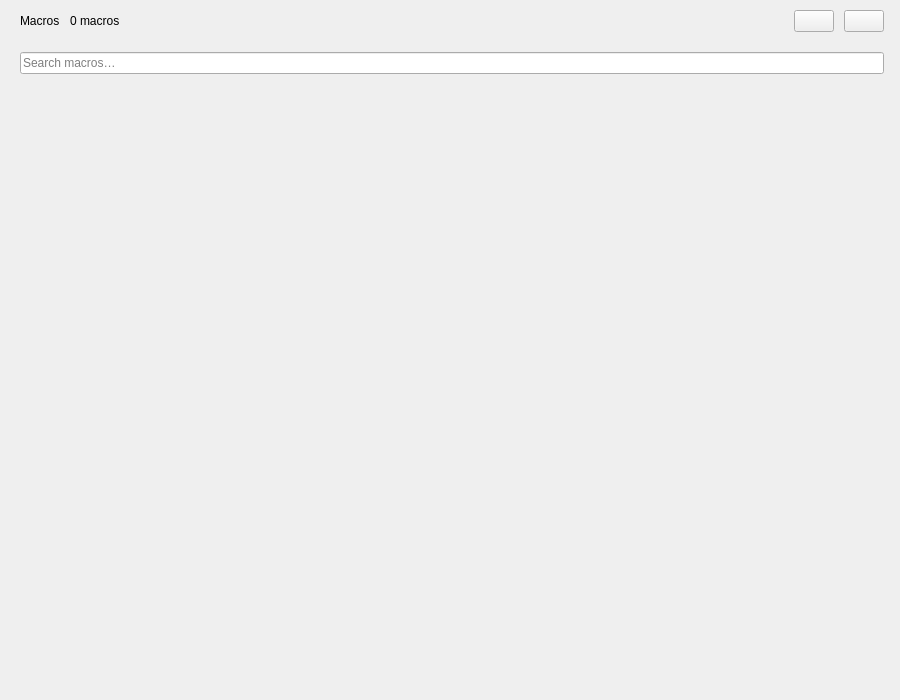
<?xml version="1.0" encoding="UTF-8"?>
<ui version="4.0">
 <class>MacrosWidget</class>
 <widget class="QWidget" name="MacrosWidget">
  <property name="geometry">
   <rect>
    <x>0</x>
    <y>0</y>
    <width>900</width>
    <height>700</height>
   </rect>
  </property>
  <property name="windowTitle">
   <string>Macros</string>
  </property>
  <property name="styleSheet">
   <string notr="true">
/* ── Base ── */
QWidget#MacrosWidget {
    background-color: #0a0a0a;
}

/* ── Topbar ── */
QWidget#topbar {
    background-color: #0a0a0a;
    border-bottom: 1px solid #1a1a1a;
    min-height: 52px;
    max-height: 52px;
}
QLabel#pageTitle {
    color: #f2f2f2;
    font-family: "Syne";
    font-size: 14px;
    font-weight: 600;
    background: transparent;
}
QLabel#toolCount {
    color: #9a9a9a;
    font-family: "Segoe UI";
    font-size: 11px;
    background: transparent;
    padding: 2px 8px;
    border: 1px solid #262626;
    border-radius: 8px;
}
QPushButton#btnRefresh, QPushButton#btnRecordMacro {
    background-color: transparent;
    color: #5c5c5c;
    border: 1px solid #1f1f1f;
    border-radius: 7px;
    min-width: 30px;
    max-width: 30px;
    min-height: 30px;
    max-height: 30px;
    padding: 0px;
}
QPushButton#btnRefresh:hover, QPushButton#btnRecordMacro:hover {
    background-color: #161616;
    color: #f2f2f2;
    border-color: #3a3a3a;
}

/* ── Filter / Search bar ── */
QWidget#filterBar {
    background-color: #0a0a0a;
    border-bottom: 1px solid #161616;
}
QLineEdit#searchInput {
    background-color: #121212;
    color: #f2f2f2;
    font-family: "Segoe UI";
    font-size: 12px;
    border: 1px solid #1f1f1f;
    border-radius: 8px;
    padding: 0px 12px;
    selection-background-color: rgba(255,255,255,0.18);
}
QLineEdit#searchInput:focus {
    border-color: #3a3a3a;
}
/* ── Scroll area ── */
QScrollArea#macrosScroll {
    background-color: #0a0a0a;
    border: none;
}
QScrollArea#macrosScroll > QWidget > QWidget {
    background-color: #0a0a0a;
}
QScrollBar:vertical {
    background: transparent;
    width: 5px;
}
QScrollBar::handle:vertical {
    background: #232323;
    border-radius: 2px;
    min-height: 24px;
}
QScrollBar::add-line:vertical,
QScrollBar::sub-line:vertical { height: 0; }

/* ── Macro cards ── */
QWidget#macroCard {
    background-color: #121212;
    border: 1px solid #1f1f1f;
    border-radius: 10px;
}
QWidget#macroCard:hover {
    border-color: #3a3a3a;
    background-color: #151515;
}
QLabel#macroName {
    color: #f2f2f2;
    font-family: "Segoe UI";
    font-size: 13px;
    font-weight: 600;
    background: transparent;
}
QLabel#badgeAI {
    color: #b7acff;
    font-family: "Segoe UI";
    font-size: 9px;
    font-weight: 700;
    background-color: rgba(124,106,255,0.12);
    border: 1px solid rgba(124,106,255,0.4);
    border-radius: 4px;
    padding: 1px 6px;
}
QLabel#badgeUser {
    color: #9a9a9a;
    font-family: "Segoe UI";
    font-size: 9px;
    font-weight: 700;
    background-color: transparent;
    border: 1px solid #2e2e2e;
    border-radius: 4px;
    padding: 1px 6px;
}
QLabel#badgeCustom {
    color: #6e6e6e;
    font-family: "Segoe UI";
    font-size: 9px;
    font-weight: 700;
    background-color: transparent;
    border: 1px solid #232323;
    border-radius: 4px;
    padding: 1px 6px;
}
QLabel#macroDesc {
    color: #5c5c5c;
    font-family: "Segoe UI";
    font-size: 11px;
    background: transparent;
}
QLabel#paramName {
    color: #9a9a9a;
    font-family: "Courier New";
    font-size: 11px;
    background: transparent;
    min-width: 100px;
}
QLabel#paramType {
    color: #5c5c5c;
    font-family: "Courier New";
    font-size: 11px;
    background: transparent;
}
QLineEdit#paramInput {
    background-color: #0a0a0a;
    color: #f2f2f2;
    font-family: "Segoe UI";
    font-size: 12px;
    border: 1px solid #1f1f1f;
    border-radius: 6px;
    padding: 4px 10px;
    min-height: 26px;
    max-height: 26px;
}
QLineEdit#paramInput:focus {
    border-color: #3a3a3a;
}
QPushButton#btnRun {
    background-color: #7c6aff;
    color: #ffffff;
    font-family: "Segoe UI";
    font-size: 12px;
    font-weight: 600;
    border: none;
    border-radius: 7px;
    min-width: 72px;
    max-width: 72px;
    min-height: 30px;
    max-height: 30px;
    padding: 0px 12px;
}
QPushButton#btnRun:hover {
    background-color: #8f7dff;
}
QPushButton#btnRun:pressed {
    background-color: #6a58e0;
}
   </string>
  </property>
  <layout class="QVBoxLayout" name="macrosMainLayout">
   <property name="spacing">
    <number>0</number>
   </property>
   <property name="leftMargin">
    <number>0</number>
   </property>
   <property name="topMargin">
    <number>0</number>
   </property>
   <property name="rightMargin">
    <number>0</number>
   </property>
   <property name="bottomMargin">
    <number>0</number>
   </property>

   <!-- ── Topbar ── -->
   <item>
    <widget class="QWidget" name="topbar" native="true">
     <layout class="QHBoxLayout" name="topbarLayout">
      <property name="spacing">
       <number>10</number>
      </property>
      <property name="leftMargin">
       <number>20</number>
      </property>
      <property name="topMargin">
       <number>10</number>
      </property>
      <property name="rightMargin">
       <number>16</number>
      </property>
      <property name="bottomMargin">
       <number>10</number>
      </property>
      <item>
       <widget class="QLabel" name="pageTitle">
        <property name="text">
         <string>Macros</string>
        </property>
       </widget>
      </item>
      <item>
       <widget class="QLabel" name="toolCount">
        <property name="text">
         <string>0 macros</string>
        </property>
       </widget>
      </item>
      <item>
       <spacer>
        <property name="orientation">
         <enum>Qt::Horizontal</enum>
        </property>
        <property name="sizeHint" stdset="0">
         <size>
          <width>40</width>
          <height>20</height>
         </size>
        </property>
       </spacer>
      </item>
      <item>
       <widget class="QPushButton" name="btnRecordMacro">
        <property name="text">
         <string/>
        </property>
        <property name="toolTip">
         <string>Record a new macro</string>
        </property>
        <property name="cursor">
         <cursorShape>PointingHandCursor</cursorShape>
        </property>
       </widget>
      </item>
      <item>
       <widget class="QPushButton" name="btnRefresh">
        <property name="text">
         <string/>
        </property>
        <property name="toolTip">
         <string>Refresh</string>
        </property>
        <property name="cursor">
         <cursorShape>PointingHandCursor</cursorShape>
        </property>
       </widget>
      </item>
     </layout>
    </widget>
   </item>

   <!-- ── Filter bar ── -->
   <!-- ── Filter bar ── -->
<item>
 <widget class="QWidget" name="filterBar" native="true">
  <layout class="QHBoxLayout" name="filterBarLayout">

   <property name="spacing">
    <number>10</number>
   </property>

   <property name="leftMargin">
    <number>20</number>
   </property>

   <property name="topMargin">
    <number>10</number>
   </property>

   <property name="rightMargin">
    <number>16</number>
   </property>

   <property name="bottomMargin">
    <number>10</number>
   </property>

   <!-- Search input -->
   <item>
    <widget class="QLineEdit" name="searchInput">
     <property name="placeholderText">
      <string>Search macros…</string>
     </property>
    </widget>
   </item>

   <!-- Filter dropdown (app/styled_dropdown.py::StyledDropdown) is built
        and inserted here at runtime, in MacrosWidget.__init__ - see that
        file's comment for why this is a custom-drawn popup rather than a
        QComboBox: the previous filterCombo QComboBox couldn't be fully
        reskinned via QSS (native popup chrome, square corners, mismatched
        arrow), which is the same reason chat_widget.py's model picker and
        settings_widget.py's theme picker already use StyledDropdown
        instead of a plain QComboBox. -->

  </layout>
 </widget>
</item>

   <!-- ── Scroll area with grid of cards ── -->
   <item>
    <widget class="QScrollArea" name="macrosScroll">
     <property name="frameShape">
      <enum>QFrame::NoFrame</enum>
     </property>
     <property name="horizontalScrollBarPolicy">
      <enum>Qt::ScrollBarAlwaysOff</enum>
     </property>
     <property name="widgetResizable">
      <bool>true</bool>
     </property>
     <widget class="QWidget" name="macrosContents">
      <property name="geometry">
       <rect>
        <x>0</x>
        <y>0</y>
        <width>900</width>
        <height>600</height>
       </rect>
      </property>
      <layout class="QVBoxLayout" name="macrosContentsLayout">
       <property name="spacing">
        <number>0</number>
       </property>
       <property name="leftMargin">
        <number>20</number>
       </property>
       <property name="topMargin">
        <number>20</number>
       </property>
       <property name="rightMargin">
        <number>20</number>
       </property>
       <property name="bottomMargin">
        <number>20</number>
       </property>
       <!-- Cards grid injected by macros_widget.py at runtime -->
       <item>
        <widget class="QWidget" name="cardsGrid" native="true">
         <layout class="QGridLayout" name="cardsGridLayout">
          <property name="spacing">
           <number>12</number>
          </property>
         </layout>
        </widget>
       </item>
       <item>
        <spacer>
         <property name="orientation">
          <enum>Qt::Vertical</enum>
         </property>
         <property name="sizeHint" stdset="0">
          <size>
           <width>20</width>
           <height>40</height>
          </size>
         </property>
        </spacer>
       </item>
      </layout>
     </widget>
    </widget>
   </item>

  </layout>
 </widget>
 <resources/>
 <connections/>
</ui>
